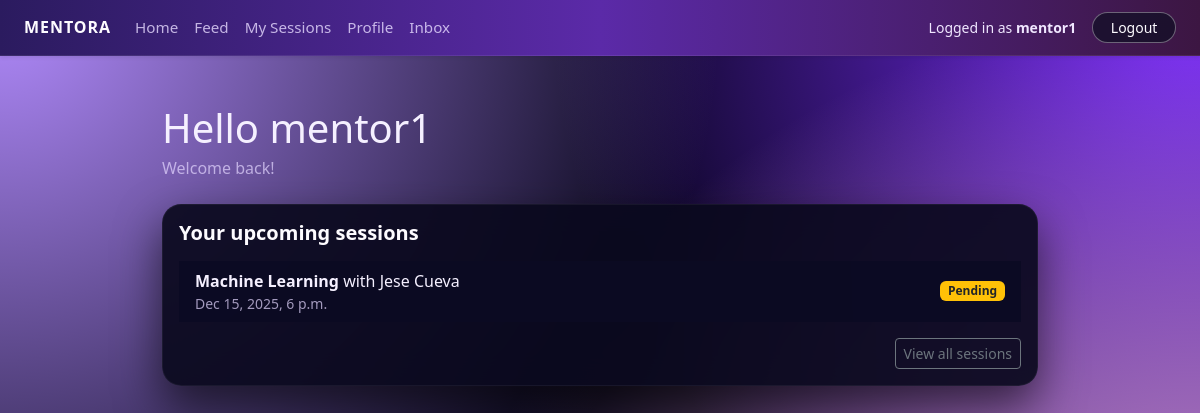
Screenshot of /dashboard/ (signed in) with the database file from the repository.
### core/models.py (models this page shows, shortened)
class Profile(models.Model):
    ROLE_CHOICES = [
        ("MENTOR", "Mentor"),
        ("MENTEE", "Mentee"),
    ]
    user = models.OneToOneField(
        settings.AUTH_USER_MODEL,
        on_delete=models.CASCADE,
        related_name="profile",
    )
    first_name = models.CharField(max_length=30, blank=True)
    last_name = models.CharField(max_length=30, blank=True)
    role = models.CharField(max_length=10, choices=ROLE_CHOICES)
    public_id = models.CharField(
        max_length=10,
        unique=True,
        editable=False,
        blank=True,
        null=True,
    )
    bio = models.TextField(blank=True)
    skills = models.CharField(
        max_length=255,
        blank=True,
        help_text="Comma-separated skills, e.g. Python, Data Science, Resume Review",
    )
    hourly_rate = models.DecimalField(
        max_digits=6,
        decimal_places=2,
        null=True,
        blank=True,
        help_text="Only for mentors",
    )
    calendly_url = models.URLField(
        blank=True,
        null=True,
        help_text="Mentor's Calendly scheduling link (e.g. https://calendly.com/yourname/30min)",
    )
    photo = models.ImageField(
        upload_to="profiles/",
        blank=True,
        null=True,
    )
    has_seen_welcome = models.BooleanField(default=False)
    def display_name(self):
        name = f"{self.first_name} {self.last_name}".strip()
        return name if name else self.user.username

class Session(models.Model):
    STATUS_CHOICES = [
        ("PENDING", "Pending"),
        ("CONFIRMED", "Confirmed"),
        ("COMPLETED", "Completed"),
        ("CANCELLED", "Cancelled"),
    ]
    mentor = models.ForeignKey(
        Profile,
        on_delete=models.CASCADE,
        related_name="sessions_as_mentor",
    )
    mentee = models.ForeignKey(
        Profile,
        on_delete=models.CASCADE,
        related_name="sessions_as_mentee",
    )
    topic = models.CharField(max_length=200)
    scheduled_at = models.DateTimeField()
    status = models.CharField(max_length=10, choices=STATUS_CHOICES, default="PENDING")
    created_at = models.DateTimeField(auto_now_add=True)

### core/views.py (the view, shortened to what this page needs)
# urls.py: path("dashboard/", views.dashboard, name="dashboard"),  # user dashboard
@login_required
def dashboard(request):
    user = request.user
    profile, created = Profile.objects.get_or_create(
        user=user,
        defaults={"role": "MENTEE"},
    )
    if created or profile.role not in ["MENTOR", "MENTEE"]:
        return redirect("select_role")
    if profile.role == "MENTOR":
        sessions = Session.objects.filter(mentor=profile).order_by("scheduled_at")
        total_sessions = sessions.count()
        completed = sessions.filter(status="COMPLETED").count()
        pending = sessions.filter(status="PENDING").count()
        avg_rating = (
            Review.objects.filter(session__mentor=profile)
                          .aggregate(Avg("rating"))["rating__avg"]
        )
        upcoming_sessions = sessions.filter(
            status__in=["PENDING", "CONFIRMED"]
        )
        context = {
            "profile": profile,
            "is_mentor": True,
            "total_sessions": total_sessions,
            "completed": completed,
            "pending": pending,
            "avg_rating": avg_rating,
            "upcoming_sessions": upcoming_sessions,
        }
    return render(request, "core/dashboard.html", context)

### templates/core/dashboard.html
{% extends "base.html" %}
{% block content %}
<div class="container mt-4" style="max-width: 900px;">
  {% if not is_mentor %}
    <h1 class="mb-1">Hello {{ profile.display_name }} </h1>
    <p class="text-muted mb-4">
      Welcome back!
    </p>
    <div class="card mb-4">
      <div class="card-body d-flex flex-wrap justify-content-between align-items-center">
        <div>
          <h5 class="card-title mb-1">Get started</h5>
          <p class="mb-0 text-muted">
            Ready to learn something new? Find a mentor and schedule your next session.
          </p>
        </div>
        <a href="{% url 'mentor_list' %}" class="btn btn-primary mt-3 mt-md-0">
          Find mentors &amp; schedule a session
        </a>
      </div>
    </div>
    <div class="card mb-4">
      <div class="card-body">
        <h5 class="card-title mb-3">Your upcoming sessions</h5>
        {% if upcoming_sessions %}
          <ul class="list-group list-group-flush">
            {% for s in upcoming_sessions %}
              <li class="list-group-item d-flex justify-content-between align-items-center">
                <div>
                  <div><strong>{{ s.topic }}</strong> with {{ s.mentor.display_name }}</div>
                  <div class="small text-muted">
                    {{ s.scheduled_at|date:"M d, Y, g a" }}
                  </div>
                </div>
                <span class="badge
                             {% if s.status == 'CONFIRMED' %}bg-success
                             {% elif s.status == 'PENDING' %}bg-warning text-dark
                             {% else %}bg-secondary{% endif %}">
                  {{ s.status|title }}
                </span>
              </li>
            {% endfor %}
          </ul>
          <div class="mt-3 text-end">
            <a href="{% url 'my_sessions' %}" class="btn btn-outline-secondary btn-sm">
              View all sessions
            </a>
          </div>
        {% else %}
          <p class="mb-3 text-muted">
            You don’t have any upcoming sessions yet.
          </p>
          <a href="{% url 'mentor_list' %}" class="btn btn-primary btn-sm">
            Schedule your first session
          </a>
        {% endif %}
      </div>
    </div>
  {% else %}
    <h1 class="mb-1">Hello {{ profile.display_name }} </h1>
    <p class="text-muted mb-4">
      Welcome back!
    </p>
    <div class="card mb-4">
      <div class="card-body">
        <h5 class="card-title mb-3">Your upcoming sessions</h5>
        {% if upcoming_sessions %}
          <ul class="list-group list-group-flush">
            {% for s in upcoming_sessions %}
              <li class="list-group-item d-flex justify-content-between align-items-center">
                <div>
                  <div><strong>{{ s.topic }}</strong> with {{ s.mentee.display_name }}</div>
                  <div class="small text-muted">
                    {{ s.scheduled_at|date:"M d, Y, g a" }}
                  </div>
                </div>
                <span class="badge
                             {% if s.status == 'CONFIRMED' %}bg-success
                             {% elif s.status == 'PENDING' %}bg-warning text-dark
                             {% else %}bg-secondary{% endif %}">
                  {{ s.status|title }}
                </span>
              </li>
            {% endfor %}
          </ul>
          <div class="mt-3 text-end">
            <a href="{% url 'my_sessions' %}" class="btn btn-outline-secondary btn-sm">
              View all sessions
            </a>
          </div>
        {% else %}
          <p class="mb-0 text-muted">
            You don’t have any upcoming sessions yet.
          </p>
        {% endif %}
      </div>
    </div>
  {% endif %}
</div>
{% endblock %}

### templates/base.html (shortened to what this page needs)
{% load static %}
<link href="https://cdn.jsdelivr.net/npm/bootstrap@5.3.3/dist/css/bootstrap.min.css" rel="stylesheet">
<link rel="stylesheet" href="{% static 'core/styles.css' %}">
<!DOCTYPE html>
<html lang="en">
<head>
    <link
      href="https://cdn.jsdelivr.net/npm/bootstrap@5.3.3/dist/css/bootstrap.min.css"
      rel="stylesheet">
    <link rel="stylesheet" href="{% static 'core/styles.css' %}">
</head>
<body class="mentora-body">
<header>
  <nav class="navbar navbar-expand-lg mentora-nav shadow-sm">
    <div class="container-fluid px-4">
     {% if user.is_authenticated %}
        <a class="navbar-brand mentora-brand" href="{% url 'dashboard' %}">
          Mentora
        </a>
      {% else %}
        <a class="navbar-brand mentora-brand" href="{% url 'home' %}">
          Mentora
        </a>
      {% endif %}
      <div class="collapse navbar-collapse" id="mainNavbar">
        {% if user.is_authenticated %}
          <ul class="navbar-nav me-auto mb-2 mb-lg-0">
            <li class="nav-item">
              <a href="{% url 'dashboard' %}" class="nav-link">Home</a>
            </li>
            <li class="nav-item">
              <a href="{% url 'feed' %}" class="nav-link">Feed</a>
            </li>
            <li class="nav-item">
              <a href="{% url 'my_sessions' %}" class="nav-link">My Sessions</a>
            </li>
            <li class="nav-item">
              <a href="{% url 'profile' %}" class="nav-link">Profile</a>
            </li>
            <li class="nav-item">
              <a href="{% url 'inbox' %}" class="nav-link">Inbox</a>
            </li>
          </ul>
          <div class="d-flex align-items-center ms-auto gap-3">
            <span class="mentora-user-label small">
              Logged in as <strong>{{ user.username }}</strong>
            </span>
            <a href="{% url 'logout_custom' %}" class="btn btn-sm mentora-btn-ghost">
              Logout
            </a>
          </div>
        {% endif %}
      </div>
    </div>
  </nav>
</header>
<main class="mentora-main py-4">
  {% block content %}{% endblock %}
</main>
</body>
</html>

### static/core/styles.css (style rules this page uses)
.mentora-body { min-height: 100vh; margin: 0; background: radial-gradient(circle at top left, #b38cff 0, transparent 50%), radial-gradient(circle at bottom right, #ffb6ff 0, transparent 55%), radial-gradient(circle at top right, #7b2cff 0, transparent 45%), #050415; color: #f5f0ff; font-family: system-ui, -apple-system, BlinkMacSystemFont, "SF Pro Text", "Segoe UI", sans-serif; }
.mentora-main { color: #f5f0ff; }
.mentora-nav { background: linear-gradient(90deg, #2b1b5f, #5b2aa8, #3c1642); border-bottom: 1px solid rgba(255, 255, 255, 0.08); }
.mentora-brand { font-weight: 700; letter-spacing: 0.06em; text-transform: uppercase; font-size: 1rem; color: #fdfbff !important; }
.mentora-nav .nav-link { color: #e7dbff !important; font-size: 0.95rem; opacity: 0.8; transition: opacity 0.2s ease, transform 0.15s ease; }
.mentora-user-label { color: #f0e7ff; }
.mentora-btn-ghost { border-radius: 999px; border: 1px solid rgba(255, 255, 255, 0.35); background: rgba(15, 15, 35, 0.7); color: #fdfbff !important; padding-inline: 1.1rem; transition: background 0.15s ease, transform 0.15s ease, border-color 0.15s ease; }
.card { background: rgba(10, 9, 30, 0.92); border-radius: 1.2rem; border: 1px solid rgba(255, 255, 255, 0.05); box-shadow: 0 20px 45px rgba(0, 0, 0, 0.6), 0 0 0 1px rgba(255, 255, 255, 0.01); backdrop-filter: blur(16px); color: #f5f0ff; }
.card-title { color: #fdfbff; font-weight: 600; }
.text-muted { color: rgba(228, 215, 255, 0.7) !important; }
a { color: #c77dff; text-decoration: none; }
.list-group-item { background-color: rgba(12, 11, 35, 0.95); border-color: rgba(255, 255, 255, 0.05); color: #f5f0ff; }
:root { --bs-success: #7b2cff; --bs-success-rgb: 123, 44, 255; }

### rows the page displays
Profile: display_name "mentor1"
Session: topic "Machine Learning", mentee.display_name "Jese Cueva", scheduled_at "Dec 15, 2025, 6 p.m.", status "Pending"

### other values shown
{{ user.username }} "mentor1"
